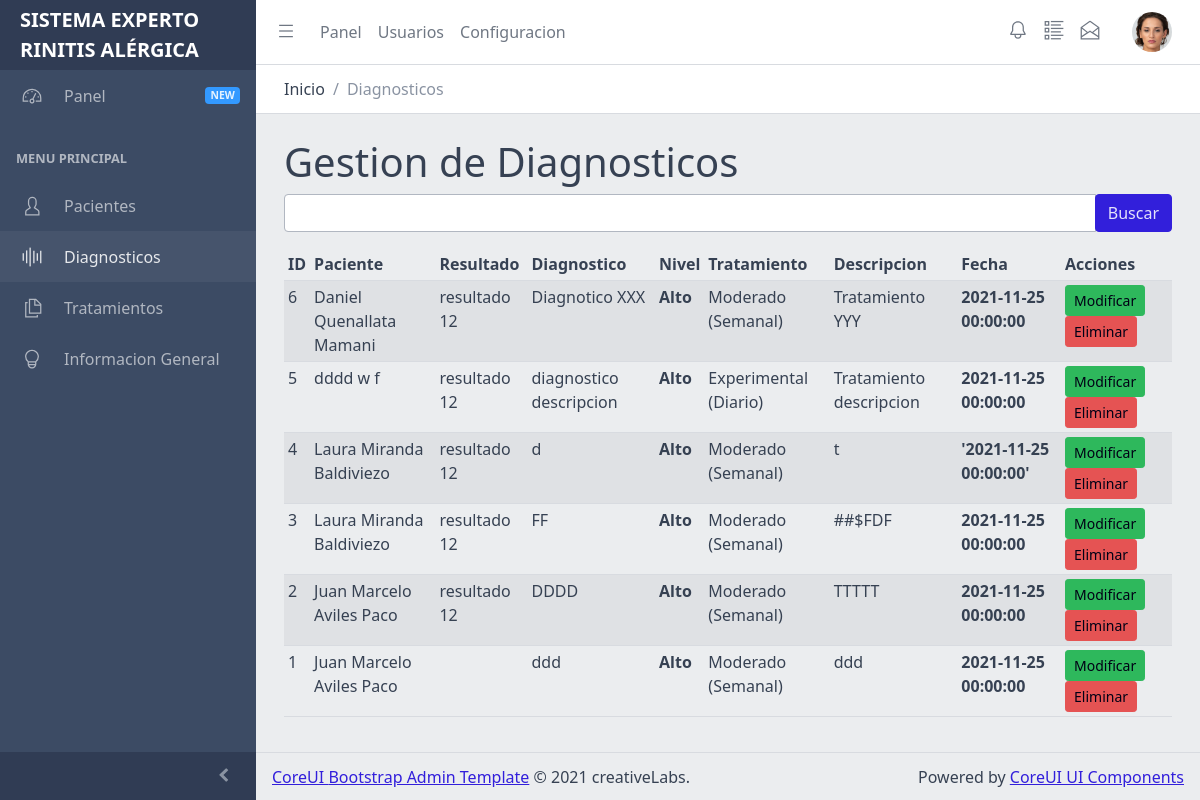
The app's page /diagnosticos (signed in), older data.
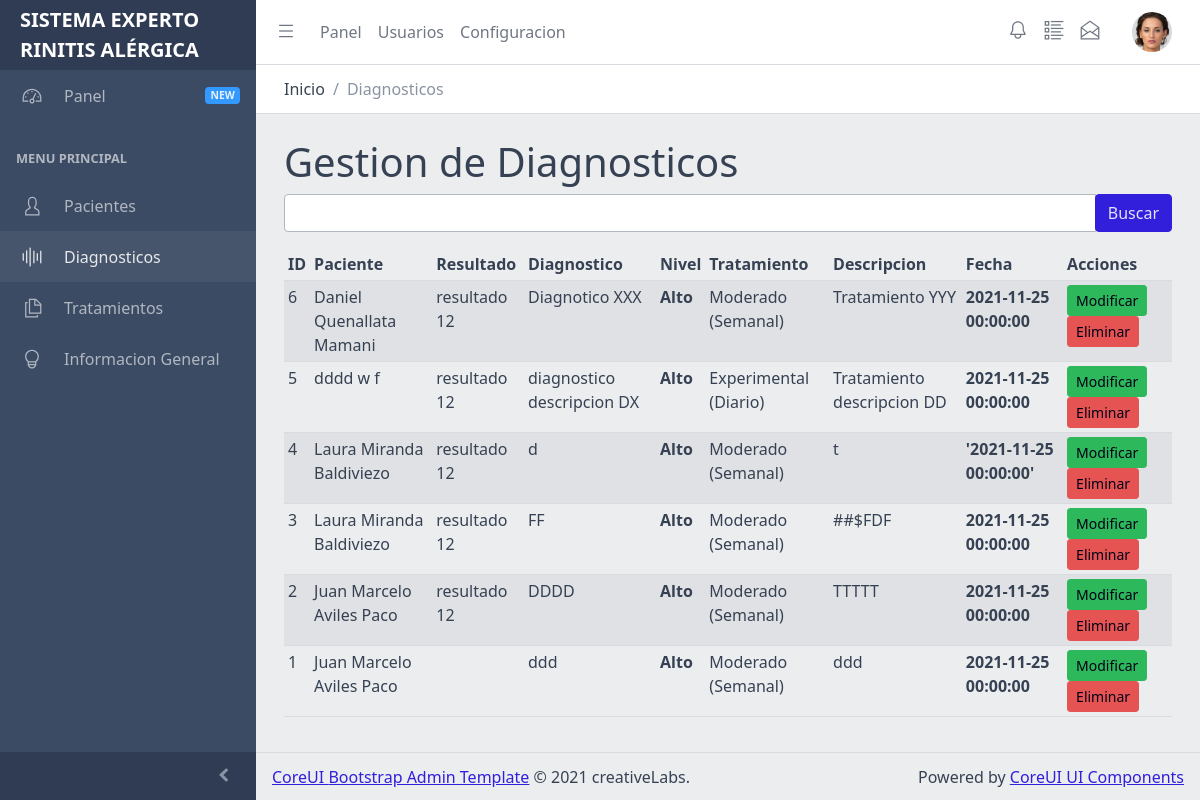
The same page, newer data.
### tables this page shows
CREATE TABLE diagnosticos(
	id					integer not null primary key autoincrement,
	paciente_id			integer not null,
	tratamiento_id		integer not null,
	nivel				varchar(128),
	diagnostico			text,
	tratamiento			text,
	resultado			text,
	creation_date		datetime
);

CREATE TABLE pacientes(
	id				integer not null primary key autoincrement,
	codigo			varchar(128),
	historial		varchar(128),
	nombres			varchar(128),
	apellido_paterno	varchar(128),
	apellido_materno	varchar(128),
	documento			varchar(64) unique not null,
	sexo				varchar(64),
	fecha_nacimiento	date,
	direccion			text,
	telefono			varchar(64),
	creation_date		datetime
);

CREATE TABLE tratamientos(
	id					integer not null primary key autoincrement,
	nombre				varchar(256),
	descripcion			text,
	frecuencia			varchar(128),
	creation_date		datetime
);

### flaskr/diagnosticos.py (the view)
@bp.route('/diagnosticos')
@login_required
def index():
	keyword = request.args.get('keyword')
	diagnosticos = []
	if keyword is not None and keyword:
		diagnosticos = diagnosticosmodel.search(keyword)
	else:
		keyword = ''
		diagnosticos = diagnosticosmodel.listar()
	return render_template('diagnosticos.html',
		diagnosticos=diagnosticos,
		model=diagnosticosmodel,
		pacientesmodel=pacientesmodel,
		tratamientosmodel=tratamientosmodel,
		keyword=keyword,
		header_path='Diagnosticos',
	)

### flaskr/authentication.py (called while the page is built)
def login_required(view):
    @functools.wraps(view)
    def wrapped_view(**kwargs):
        if g.user is None:
            return redirect(url_for('auth.login'))
        return view(**kwargs)
    return wrapped_view

@bp.before_app_request
def load_logged_in_user():
	user_id = session.get('user_id')
	if user_id is None:
		g.user = None
	else:
		g.user = dbfunctions.parseRecord(get_db().execute(
			'SELECT * FROM usuarios WHERE id = ?', (user_id,)
		).fetchone())

### flaskr/common/database.py (called while the page is built)
def parseRecord(record):
	if record is None:
		return None
	obj = {}
	for key in record.keys():
		if type(record[key]) is date:
			obj[key] = record[key].strftime('%Y-%m-%d %H:%M:%S')
		else:
			obj[key] = record[key]
	return obj

### flaskr/common/filters.py (called while the page is built)
def register(app):
	@app.template_filter()
	def json_decode(_str_):
		if _str_ is None or not _str_:
			return None
		print('JSON FILTER:', _str_)
		return json.loads(_str_)

### flaskr/db.py (called while the page is built)
def get_db():
	if 'db' not in g:
		g.db = sqlite3.connect(
			current_app.config['DATABASE'],
			detect_types=sqlite3.PARSE_DECLTYPES
		)
		g.db.row_factory = sqlite3.Row
	return g.db

### flaskr/models/diagnosticos.py (called while the page is built)
def listar():
	db = get_db();
	query = 'SELECT * FROM diagnosticos ORDER BY id DESC'
	return db.execute(query).fetchall()

### flaskr/models/pacientes.py (called while the page is built)
def obtener(id):
	db = get_db()
	query = 'SELECT * FROM pacientes WHERE id = {0}'.format(id)
	record = db.execute(query).fetchone()
	if record is None:
		return None
	return databasecommon.parseRecord(record)

### flaskr/models/tratamientos.py (called while the page is built)
def obtener(id):
	db = get_db()
	query = 'SELECT * FROM tratamientos WHERE id = {0}'.format(id)
	return db.execute(query).fetchone()

### flaskr/templates/diagnosticos.html (shortened to what this page needs)
{% extends 'layout.html' %}
{% block content %}
<div class="container">
	<div class="row">
		<div class="col">
			<h1>
				Gestion de Diagnosticos
			</h1>
		</div>
	</div>
	<div class="row">
		<div class="col">
			<form action="" method="get">
				<div class="mb-3">
					<div class="input-group">
						<input type="text" name="keyword" value="{{ keyword }}" class="form-control" />
						<div class="input-group-append">
							<span class="input-group-button">
								<button type="submit" class="btn btn-primary">Buscar</button>
							</span>
						</div>
					</div>
				</div>
			</form>
		</div>
	</div>
	<div class="row">
		<div class="col">
			<div class="table-fluid">
				<table class="table table-sm table-striped">
				<thead>
				<tr>
					<th>ID</th>
					<th>Paciente</th>
					<th>Resultado</th>
					<th>Diagnostico</th>
					<th>Nivel</th>
					<th>Tratamiento</th>
					<th>Descripcion</th>
					<th>Fecha</th>
					<th>Acciones</th>
				</tr>
				</thead>
				<tbody>
				{% for item in diagnosticos %}
				{% set paciente = pacientesmodel.obtener(item['paciente_id']) %}
				{% set tratamiento = tratamientosmodel.obtener(item['tratamiento_id']) %}
				{% set resultado = item['resultado'] | json_decode %}
				<tr>
					<td>{{ item['id'] }}</td>
					<td>
						{{ paciente['nombres'] }} {{ paciente['apellido_paterno'] }} {{ paciente['apellido_materno'] }}
					</td>
					<td>{{ resultado['resultado'] }}</td>
					<td>{{ item['diagnostico'] }}</td>
					<th>{{ item['nivel'] }}</th>
					<td>{{ tratamiento['nombre'] }} ({{tratamiento['frecuencia']}})</td>
					<td>
						{{ item['tratamiento'] }}
					</td>
					<th>{{ item['creation_date'] }}</th>
					<td>
						<a href="{{ url_for('diagnosticos.editar', id=item['id']) }}" class="btn btn-success btn-sm">Modificar</a>
						<a href="#" class="btn btn-danger btn-sm">Eliminar</a>
					</td>
				</tr>
				{% endfor %}
				</tbody>
				</table>
			</div>
		</div>
	</div>
</div>
{% endblock %}

### flaskr/templates/layout.html (shortened to what this page needs)
<!DOCTYPE html>
<html lang="en">
  <head>
    <link rel="stylesheet" href="{{ url_for('static', filename='vendors/simplebar/css/simplebar.css') }}">
    <link rel="stylesheet" href="{{ url_for('static', filename='css/vendors/simplebar.css') }}">
    <link href="{{ url_for('static', filename='css/style.css') }}" rel="stylesheet">
    <link rel="stylesheet" href="https://cdn.jsdelivr.net/npm/prismjs@1.23.0/themes/prism.css">
    <link href="{{ url_for('static', filename='css/examples.css') }}" rel="stylesheet">
    <link href="{{ url_for('static', filename='vendors/@coreui/chartjs/css/coreui-chartjs.css') }}" rel="stylesheet">
    <link href="{{ url_for('static', filename='css/agenda.css') }}" rel="stylesheet">
  </head>
  <body>
    <div class="sidebar sidebar-dark sidebar-fixed" id="sidebar">
      <div class="sidebar-brand d-none d-md-flex">
        <div class="w-100 d-block" style="color:#fff;font-weight:bold;padding:5px 5px 5px 20px;font-size:20px;text-transform:uppercase;">
			Sistema Experto <br>Rinitis Al&eacute;rgica
		</div><br>
      </div>
      {%- include 'navigation.html' %}
      <button class="sidebar-toggler" type="button" data-coreui-toggle="unfoldable"></button>
    </div>
    <div class="wrapper d-flex flex-column min-vh-100 bg-light">
		{% include 'header-menu.html' with context %}
      <div class="body flex-grow-1 px-3">
		{% block content %}{% endblock %}
		</div>
      <footer class="footer">
        <div><a href="https://coreui.io">CoreUI </a><a href="https://coreui.io">Bootstrap Admin Template</a> © 2021 creativeLabs.</div>
        <div class="ms-auto">Powered by&nbsp;<a href="https://coreui.io/bootstrap/ui-components/">CoreUI UI Components</a></div>
      </footer>
    </div>
</body>
</html>

### flaskr/templates/navigation.html (shortened to what this page needs)
<ul class="sidebar-nav" data-coreui="navigation" data-simplebar="">
	<li class="nav-item"><a class="nav-link" href="#">
		<svg class="nav-icon">
		  <use xlink:href="{{ url_for('static', filename='vendors/@coreui/icons/svg/free.svg#cil-speedometer') | replace('%23', '#') }}"></use>
		</svg> Panel<span class="badge badge-sm bg-info ms-auto">NEW</span></a>
	</li>
	<li class="nav-title">Menu Principal</li>
	<li class="nav-item">
		<a class="nav-link" href="{{ url_for('pacientes.index') }}">
			<svg class="nav-icon">
			  <use xlink:href="{{ url_for('static', filename='vendors/@coreui/icons/svg/free.svg#cil-user') | replace('%23', '#') }}"></use>
			</svg>
			Pacientes
		</a>
	</li>
	<li class="nav-item">
		<a class="nav-link" href="{{ url_for('diagnosticos.index') }}">
			<svg class="nav-icon">
			  <use xlink:href="{{ url_for('static', filename='vendors/@coreui/icons/svg/free.svg#cil-audio-spectrum') | replace('%23', '#') }}"></use>
			</svg>
			Diagnosticos
		</a>
	</li>
	<li class="nav-item">
		<a class="nav-link" href="{{ url_for('tratamientos.index') }}">
			<svg class="nav-icon">
				<use xlink:href="{{ url_for('static', filename='vendors/@coreui/icons/svg/free.svg#cil-copy') | replace('%23', '#') }}"></use>
			</svg>
			Tratamientos
		</a>
	</li>
	<li class="nav-item">
		<a class="nav-link" href="{{ url_for('pages.informacion') }}">
			<svg class="nav-icon">
				<use xlink:href="{{ url_for('static', filename='vendors/@coreui/icons/svg/free.svg#cil-lightbulb') | replace('%23', '#') }}"></use>
			</svg>Informacion General
		</a>
	</li>
</ul>

### flaskr/templates/header-menu.html (shortened to what this page needs)
<header class="header header-sticky mb-4">
	<div class="container-fluid">
	  <button class="header-toggler px-md-0 me-md-3" type="button" onclick="coreui.Sidebar.getInstance(document.querySelector('#sidebar')).toggle()">
		<svg class="icon icon-lg">
		  <use xlink:href="{{ url_for('static', filename='vendors/@coreui/icons/svg/free.svg#cil-menu') | replace('%23', '#') }}"></use>
		</svg>
	  </button>
	  <ul class="header-nav d-none d-md-flex">
		<li class="nav-item"><a class="nav-link" href="javascript:;">Panel</a></li>
		<li class="nav-item"><a class="nav-link" href="javascript:;">Usuarios</a></li>
		<li class="nav-item"><a class="nav-link" href="javascript:;">Configuracion</a></li>
	  </ul>
	  <ul class="header-nav ms-auto">
		<li class="nav-item"><a class="nav-link" href="#">
			<svg class="icon icon-lg">
			  <use xlink:href="{{ url_for('static', filename='vendors/@coreui/icons/svg/free.svg#cil-bell') | replace('%23', '#') }}"></use>
			</svg></a></li>
		<li class="nav-item"><a class="nav-link" href="#">
			<svg class="icon icon-lg">
			  <use xlink:href="{{ url_for('static', filename='vendors/@coreui/icons/svg/free.svg#cil-list-rich') | replace('%23', '#') }}"></use>
			</svg></a></li>
		<li class="nav-item"><a class="nav-link" href="#">
			<svg class="icon icon-lg">
			  <use xlink:href="{{ url_for('static', filename='vendors/@coreui/icons/svg/free.svg#cil-envelope-open') | replace('%23', '#') }}"></use>
			</svg></a></li>
	  </ul>
	  <ul class="header-nav ms-3">
		<li class="nav-item dropdown"><a class="nav-link py-0" data-coreui-toggle="dropdown" href="#" role="button" aria-haspopup="true" aria-expanded="false">
			<div class="avatar avatar-md">
				<img class="avatar-img" src="{{ url_for('static', filename='assets/img/avatars/8.jpg') }}" alt="user@email.com">
			</div>
		  </a>
		</li>
	  </ul>
	</div>
	<div class="header-divider"></div>
	<div class="container-fluid">
		<nav aria-label="breadcrumb">
			<ol class="breadcrumb my-0 ms-2">
				<li class="breadcrumb-item">
					<span>Inicio</span>
				</li>
				<li class="breadcrumb-item active">
					<span>{{ header_path }}</span>
				</li>
			</ol>
		</nav>
	</div>
</header>

Row changes from the older to the newer data that the page shows:
changed diagnosticos id 5: diagnostico "diagnostico descripcion" → "diagnostico descripcion DX"; tratamiento "Tratamiento descripcion" → "Tratamiento descripcion DD"
